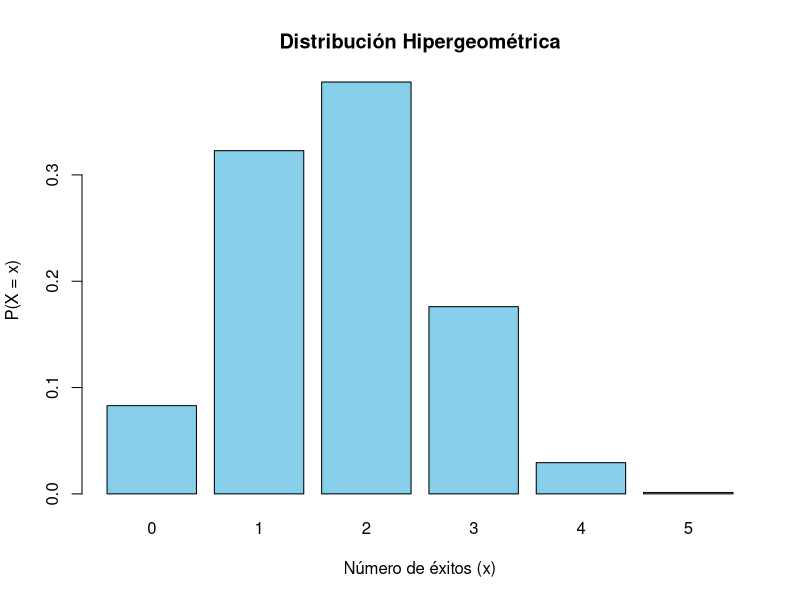
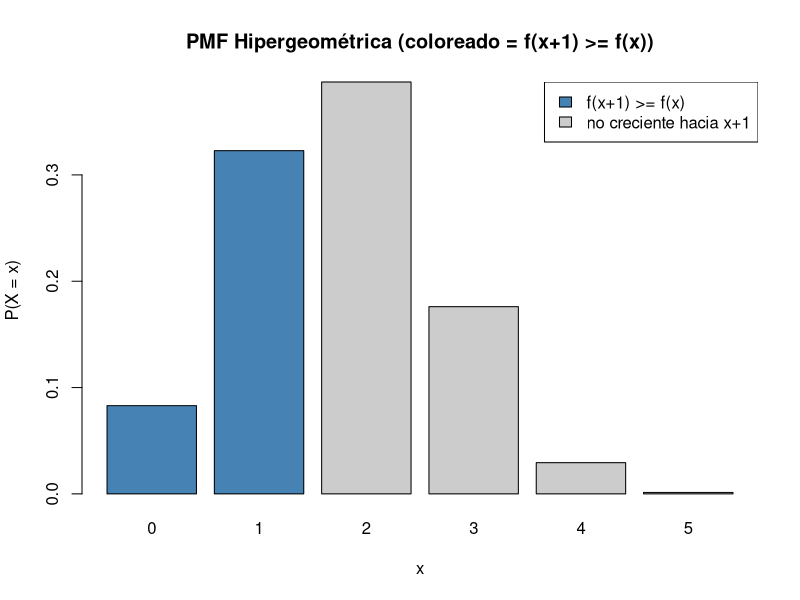

Here is the R script that generated these plots, in order:
## ---- chunk 1
# Demostración: la función de probabilidad hipergeométrica suma 1

# Parámetros de la distribución
N <- 20   # tamaño de la población total
K <- 7    # éxitos en la población
n <- 5    # tamaño de la muestra

#  (número de éxitos en la muestra)
x <- 0:min(K, n)

# función dhyper()
probabilidades <- dhyper(x, K, N - K, n)

# 1
suma_probabilidades <- sum(probabilidades)

# Resultados
cat("Valores posibles de X:", x, "\n")
cat("Probabilidades:", round(probabilidades, 4), "\n")
cat("Suma total de las probabilidades:", suma_probabilidades, "\n")

#Gráfica de la distribución
barplot(probabilidades, names.arg = x, col = "skyblue",
        main = "Distribución Hipergeométrica",
        xlab = "Número de éxitos (x)",
        ylab = "P(X = x)")

## ---- chunk 2
# Parámetros 
N <- 20
K <- 7
n <- 5

# Soporte posible de X
x_min <- max(0, n - (N - K))
x_max <- min(K, n)
xs <- x_min:x_max

# Probabilidades hipergeométricas
probs <- dhyper(xs, K, N - K, n)


R <- rep(NA, length(xs))
for (i in seq_along(xs)) {
  x <- xs[i]
  if (x < x_max) {
    R[i] <- probs[i+1] / probs[i]
  } else {
    R[i] <- NA
  }
}

# Región donde f(x+1) >= f(x)
crecientes_idx <- which(!is.na(R) & R >= 1)
crecientes_x <- xs[crecientes_idx]

# Límite analítico (real)
limite_analitico <- (K * n + K + n - N - 1) / (N + 2)

# Mostrar resultados
cat("Parámetros: N =", N, "K =", K, "n =", n, "\n")
cat("Soporte de X:", x_min, "a", x_max, "\n")
cat("Valores x donde f(x+1) >= f(x):", if (length(crecientes_x)>0) crecientes_x else "ninguno", "\n")
cat("Límite analítico (real):", round(limite_analitico, 4),
    " -> enteros <= ", floor(limite_analitico), "\n\n")

# tabla con x, probs y R
tabla <- data.frame(
  x = xs,
  P = round(probs, 6),
  R_next = round(R, 6),
  crec = ifelse(!is.na(R) & R >= 1, "SI", "")
)
print(tabla)

# Gráfica: 
cols <- ifelse(xs %in% crecientes_x, "steelblue", "gray80")
barplot(probs, names.arg = xs, col = cols,
        main = "PMF Hipergeométrica (coloreado = f(x+1) >= f(x))",
        xlab = "x", ylab = "P(X = x)")
legend("topright", fill = c("steelblue", "gray80"),
       legend = c("f(x+1) >= f(x)", "no creciente hacia x+1"))

## ---- chunk 3
# Parámetros
N <- 50   # tamaño de la población
K <- 8    # número de defectuosas
n <- 10   # tamaño de la muestra

# 1) Probabilidad de obtener exactamente 2 defectuosas
prob_2 <- dhyper(2, K, N - K, n)
prob_2

# 2) Probabilidad de obtener al menos 1 defectuosa
prob_al_menos_1 <- 1 - dhyper(0, K, N - K, n)
prob_al_menos_1

# 3) Media y varianza
media <- n * (K / N)
varianza <- n * (K / N) * ((N - K) / N) * ((N - n) / (N - 1))

media
varianza

# Mostrar resultados redondeados
cat("P(X=2) =", round(prob_2, 4), "\n")
cat("P(X>=1) =", round(prob_al_menos_1, 4), "\n")
cat("Media =", round(media, 4), "\n")
cat("Varianza =", round(varianza, 4), "\n")

